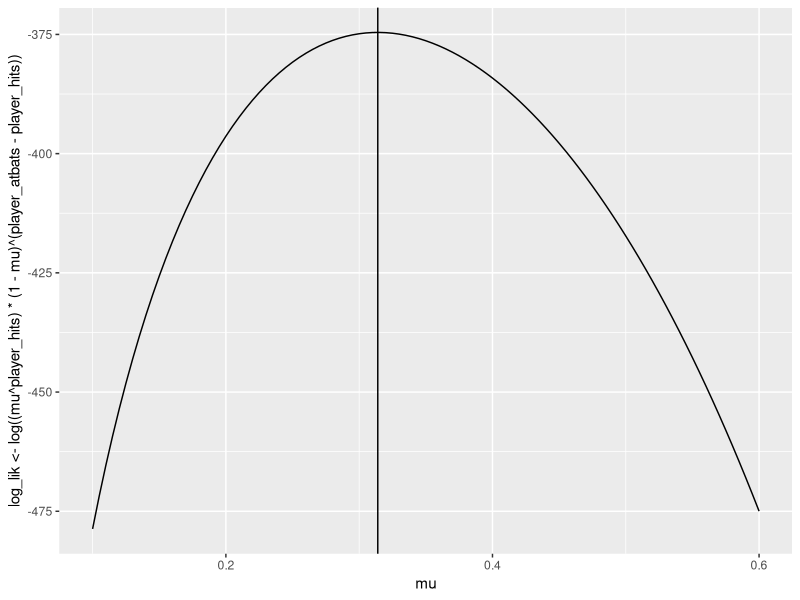
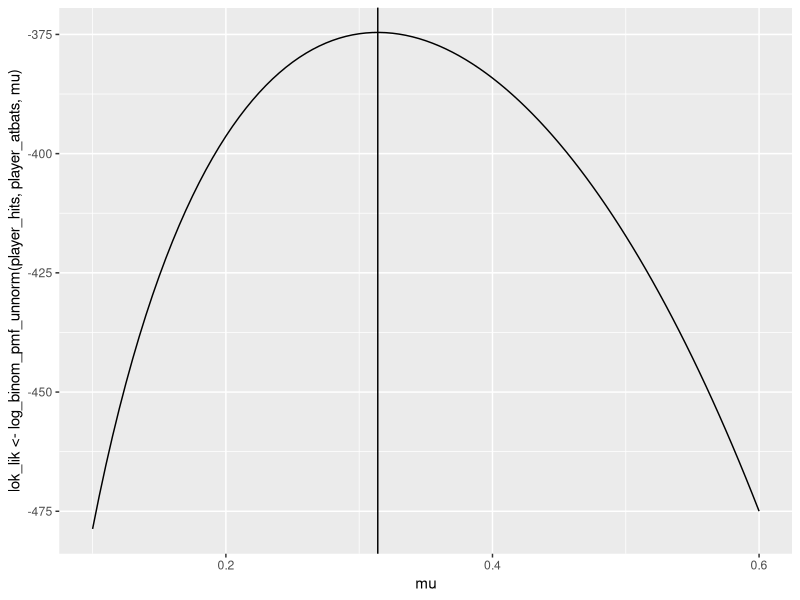
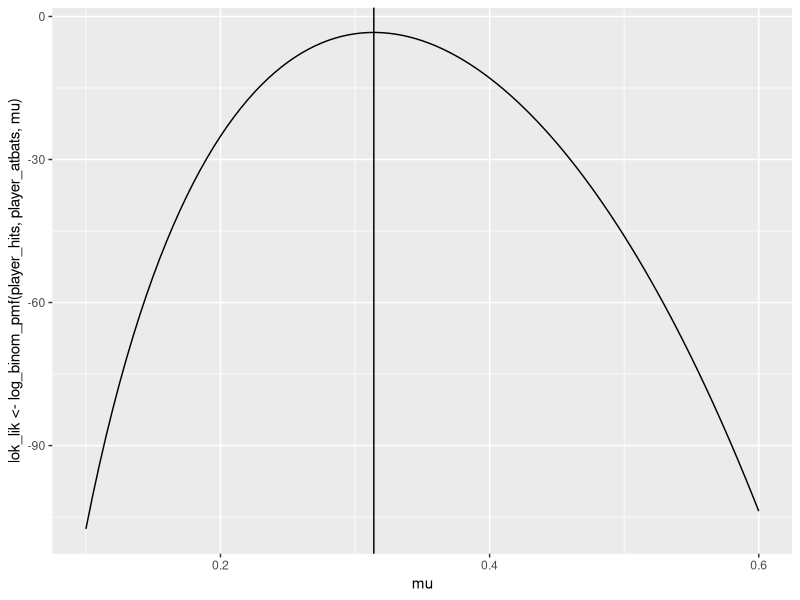
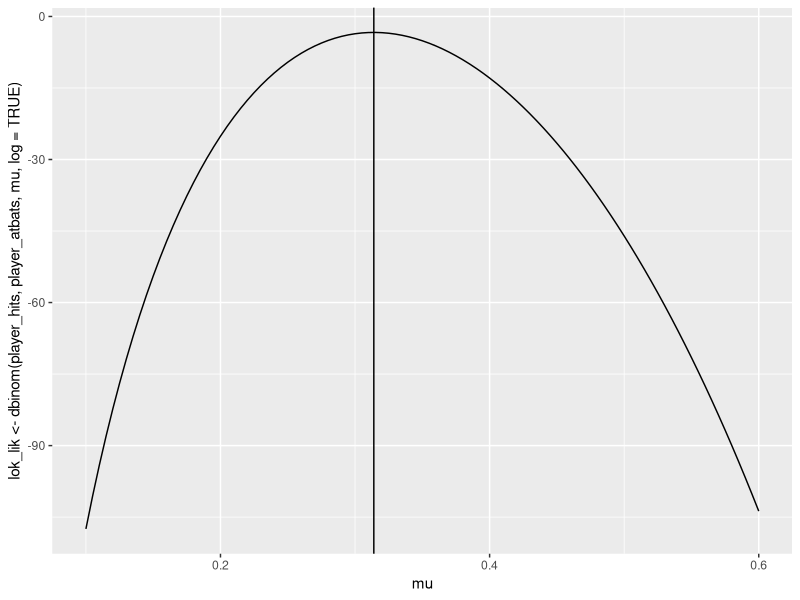
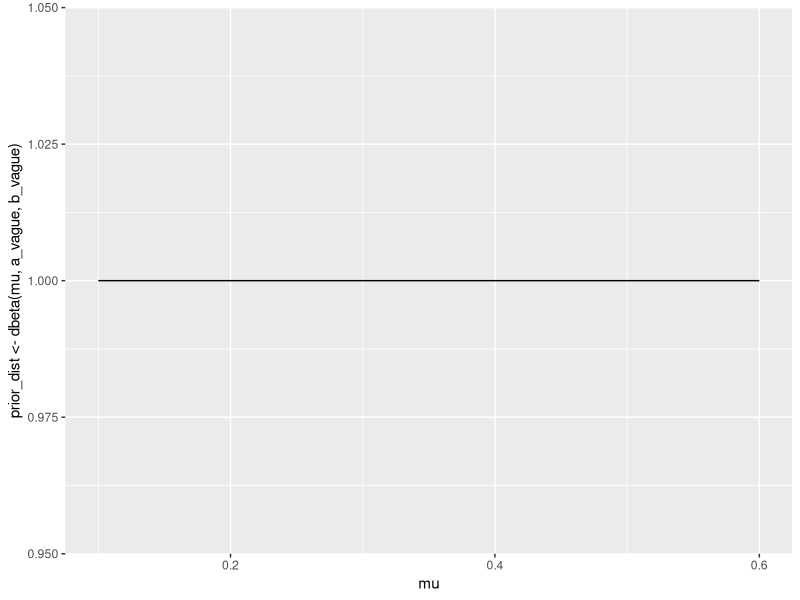
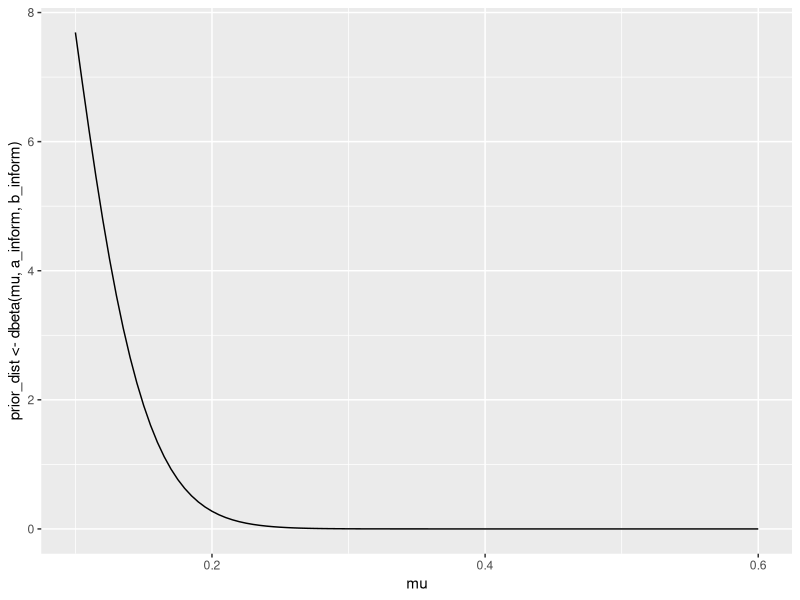

Write the R code that produced these figures, in order.
## ---- chunk 1
knitr::opts_chunk$set(echo = TRUE)
## ---- chunk 2
library(tidyverse)
## ---- chunk 3
player_hits <- 189
player_atbats <- 602
## ---- chunk 4
player_mle <- player_hits / player_atbats
player_mle
## ---- chunk 5
tibble::tibble(
  mu = seq(0.1,0.6,length.out = 101)
) %>% 
  mutate(
    log_lik <- log( (mu ^ player_hits) * (1-mu)^(player_atbats - player_hits))
  )  %>% ggplot(mapping = aes(x = mu, y =  log_lik <- log( (mu ^ player_hits) * (1-mu)^(player_atbats - player_hits)))) + geom_line() + geom_vline(xintercept = player_mle)
## ---- chunk 6
my_example_function <- function(input_1, input_2)
{
  ### PERFORM ACTIONS
  
  ### return objects with return()
}
## ---- chunk 7
my_example_function(1, 2)

my_example_function(input_1 = 1, input_2 = 2)
## ---- chunk 8
### set the input arguments !!!
log_binom_pmf_unnorm <- function(events, trials, prob)
{
  # calculate log_lik
  log_lik <- log( (prob ^ events) * (1-prob)^(trials - events))

  # return log_lik
  return (log_lik)
}

## ---- chunk 9
tibble::tibble(
  mu = seq(0.1,0.6,length.out = 101)
) %>% 
  mutate(
    lok_lik <- log_binom_pmf_unnorm(player_hits, player_atbats, mu) 
  )%>% 
      ggplot(mapping = aes(x = mu, y =  lok_lik <- log_binom_pmf_unnorm(player_hits, player_atbats, mu))) + geom_line() + geom_vline(xintercept = player_mle)
## ---- chunk 10
### set the input arguments!
log_binom_pmf <- function(events, trials, prob)
{
  log_lik <-  log((choose(trials, events) ) * (prob ^ events) * (1-prob)^(trials - events))
  return(log_lik)
}
## ---- chunk 11
tibble::tibble(
  mu = seq(0.1,0.6,length.out = 101)
) %>% 
  mutate(
    lok_lik <- log_binom_pmf(player_hits, player_atbats, mu) 
  )%>% 
      ggplot(mapping = aes(x = mu, y =  lok_lik <- log_binom_pmf(player_hits, player_atbats, mu) )) + geom_line() + geom_vline(xintercept = player_mle) 
## ---- chunk 12
prob <- log_binom_pmf(189,602,0.3)
exp(prob)
## ---- chunk 13
dbinom(player_hits, player_atbats, 0.3)

## ---- chunk 14
tibble::tibble(
  mu = seq(0.1,0.6,length.out = 101)
) %>% 
  mutate(
    lok_lik <- dbinom(player_hits, player_atbats, mu, log=TRUE) 
  )%>% 
      ggplot(mapping = aes(x = mu, y =  lok_lik <- dbinom(player_hits, player_atbats, mu, log=TRUE) )) + geom_line() + geom_vline(xintercept = player_mle) 
## ---- chunk 15
coin_probs <- dbinom(0:5, 11, 0.25)

# print to screen
coin_probs
# length?
length(coin_probs)
## ---- chunk 16
sum(coin_probs)
## ---- chunk 17
pbinom(5,11,0.25)
## ---- chunk 18
prob_175 <- pbinom(175, 602, 0.3)
prob_195 <- pbinom(195,602,0.3)
prob_175_195 <- prob_195 - prob_175
prob_175_195

prob_165 <- pbinom(165, 602, 0.3)
prob_205 <- pbinom(205, 602, 0.3)
prob_165_205 <- prob_205 - prob_165
prob_165_205

## ---- chunk 19
m_small <- 0
N_small <- 7

m_medium <- 9
N_medium <- 100

m_big <- 103
N_big <- 1000
## ---- chunk 20
a_vague <- 1
b_vague <- 1

a_inform <- 4.28
b_inform <- 48.63
## ---- chunk 21
tibble::tibble(
  mu = seq(0.1,0.6,length.out = 101)
) %>% 
  mutate(
    prior_dist <- dbeta(mu, a_vague, b_vague)
  ) %>% 
ggplot(mapping = aes(x = mu, y = prior_dist <- dbeta(mu, a_vague, b_vague)) ) + geom_line()
## ---- chunk 22
tibble::tibble(
  mu = seq(0.1,0.6,length.out = 101)
) %>% 
  mutate(
    prior_dist <- dbeta(mu, a_inform, b_inform)
  ) %>% 
ggplot(mapping = aes(x = mu, y = prior_dist <- dbeta(mu, a_inform, b_inform)) ) + geom_line()
## ---- chunk 23
vague_small_a <- a_vague + m_small
vague_small_b <- b_vague + (N_small - m_small)
vague_medium_a <- a_vague + m_medium
vague_medium_b <- b_vague + (N_medium - m_medium)
vague_big_a <- a_vague + m_big
vague_big_b <- b_vague + (N_big - m_big)

## ---- chunk 24
inform_small_a <- a_inform + m_small
inform_small_b <- b_inform + (N_small - m_small)
inform_medium_a <- a_inform + m_medium
inform_medium_b <- b_inform + (N_medium - m_medium)
inform_big_a <- a_inform + m_big
inform_big_b <- b_inform + (N_big - m_big)

## ---- chunk 25
hyperparameters <- data.frame("a" = c(vague_small_a, vague_medium_a, vague_big_a, inform_small_a, inform_medium_a, inform_big_a),
                              "b" = c(vague_small_b,vague_medium_b, vague_big_b, inform_small_b,  inform_medium_b,  inform_big_b))
rownames(hyperparameters) <- c("vague_small", "vague_medium", "vague_big", "inform_small", "inform_medium", "inform_big")
hyperparameters
## ---- chunk 26
mean_vague_s <-  (hyperparameters$a[1]) / (hyperparameters$a[1] +  hyperparameters$b[1])
mode_vague_s <- (hyperparameters$a[1] -1) / (hyperparameters$a[1] +  hyperparameters$b[1] -2)
vague_s_0.05 <- qbeta(0.05, hyperparameters$a[1], hyperparameters$b[1])
vague_s_0.95 <- qbeta(0.95, hyperparameters$a[1], hyperparameters$b[1])

mean_vague_m <-  (hyperparameters$a[2]) / (hyperparameters$a[2] +  hyperparameters$b[2])
mode_vague_m<- (hyperparameters$a[2] -1) / (hyperparameters$a[2] +  hyperparameters$b[2] -2)
vague_m_0.05 <- qbeta(0.05, hyperparameters$a[2], hyperparameters$b[2])
vague_m_0.95 <- qbeta(0.95, hyperparameters$a[2], hyperparameters$b[2])

mean_vague_b <-  (hyperparameters$a[3]) / (hyperparameters$a[3] +  hyperparameters$b[3])
mode_vague_b<- (hyperparameters$a[3] -1) / (hyperparameters$a[3] +  hyperparameters$b[3] -2)
vague_b_0.05 <- qbeta(0.05, hyperparameters$a[3], hyperparameters$b[3])
vague_b_0.95 <- qbeta(0.95, hyperparameters$a[3], hyperparameters$b[3])

## ---- chunk 27
mean_inform_s <-  (hyperparameters$a[4]) / (hyperparameters$a[4] +  hyperparameters$b[1])
mode_inform_s <- (hyperparameters$a[4] -1) / (hyperparameters$a[4] +  hyperparameters$b[1] -2)
inform_s_0.05 <- qbeta(0.05, hyperparameters$a[4], hyperparameters$b[4])
inform_s_0.95 <- qbeta(0.95, hyperparameters$a[4], hyperparameters$b[4])

mean_inform_m <-  (hyperparameters$a[5]) / (hyperparameters$a[5] +  hyperparameters$b[5])
mode_inform_m<- (hyperparameters$a[5] -1) / (hyperparameters$a[5] +  hyperparameters$b[5] -2)
inform_m_0.05 <- qbeta(0.05, hyperparameters$a[5], hyperparameters$b[5])
inform_m_0.95 <- qbeta(0.95, hyperparameters$a[5], hyperparameters$b[5])

mean_inform_b <-  (hyperparameters$a[6]) / (hyperparameters$a[6] +  hyperparameters$b[6])
mode_inform_b<- (hyperparameters$a[6] -1) / (hyperparameters$a[6] +  hyperparameters$b[6] -2)
inform_b_0.05 <- qbeta(0.05, hyperparameters$a[6], hyperparameters$b[6])
inform_b_0.95 <- qbeta(0.95, hyperparameters$a[6], hyperparameters$b[6])
## ---- chunk 28
summary <- data.frame("mean" = c(mean_vague_s, mean_vague_m,mean_vague_b, mean_inform_s,mean_inform_m, mean_inform_b ),
                      "mode" = c(mode_vague_s, mode_vague_m, mode_vague_b,mode_inform_s, mode_inform_m, mode_inform_b),
                      "0.05 quantile" = c(vague_s_0.05, vague_m_0.05, vague_b_0.05,inform_s_0.05, inform_m_0.05, inform_b_0.05),
                      "0.95 quantile" = c(vague_s_0.95, vague_m_0.95, vague_b_0.95,inform_s_0.95,inform_m_0.95,inform_b_0.95 ))
rownames(summary) <- c("vague_small", "vague_medium", "vague_big", "inform_small", "inform_medium", "inform_big")

summary
